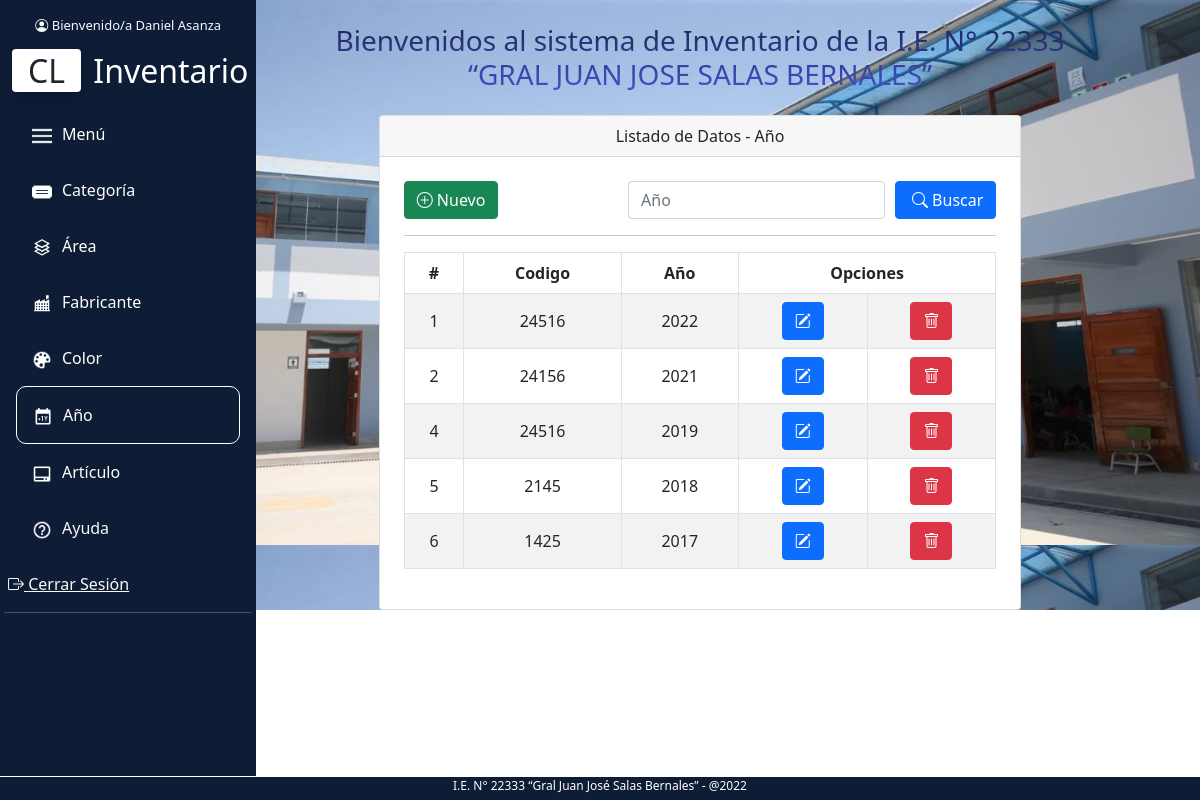
Screenshot of /index.php?c=Anio&a=index (signed in) with the database file from the repository.
### tables this page shows
CREATE TABLE `anio` (
  `id` int(5) NOT NULL,
  `codigo` int(10) NOT NULL,
  `anio` year(4) NOT NULL
);

### controllers/AnioController.php (called while the page is built, shortened)
<?php
require_once 'models/AnioModel.php';
class AnioController
{
    private $model;
    public function __construct()
    {
        $this->model = new AnioModel();
    }
    public function index()
    {
        $resultados = $this->model->listar();
        require_once 'views/opcions/anioView.php';
    }
}

### index.php (called while the page is built, shortened)
<?php
$accion =isset($_REQUEST['a'])?htmlentities($_REQUEST['a']):ACCION_PRINCIPAL;
$objetoCont = new $cont();
$objetoCont->$accion();
?>

### config/Conexion.php (called while the page is built)
<?php
class Conexion{
    public static function getConexion(){
        $database_username = 'root';
        $database_password = '';
        $dbname="proyectoinventario";
        $dsn = 'mysql:host=localhost:3308;dbname=' . $dbname;
        $conexion = null;
        try{
            $conexion = new PDO($dsn, $database_username, $database_password );
        }catch(Exception $e){
                echo $e;
                die("error " . $e->getMessage());
        }
        return $conexion;
    }
}

### models/AnioModel.php (called while the page is built, shortened)
<?php
require_once 'config/Conexion.php';
class AnioModel
{
    private $con;
    public function __construct()
    {
        $this->con = Conexion::getConexion();
    }
    public function listar()
    {
        $sql = "select * from anio";
        $stmt = $this->con->prepare($sql);
        $stmt->execute();
        $resultados = $stmt->fetchAll(PDO::FETCH_OBJ);
        return $resultados;
    }
}

### views/opcions/anioView.php (the view, shortened to what this page needs)
<?php require_once 'views/partials/encabezado.php'; ?>
<div class="container-fluid mb-2 d-block" style="margin-left:200px; background-image: url('assets/iconos/fondo.png'); background-size:contain;" id="anio">
    <div class="text-center mt-2">
        <h3 class="py-3 px-5 titulo">Bienvenidos al sistema de Inventario de la I.E.
            N° 22333<br>
            “GRAL JUAN JOSE SALAS BERNALES”</h3>
    </div>
    <div class="row justify-content-center">
        <div class="col-md-8">
            <div class="card">
                <div class="card-header text-center">
                    Listado de Datos - Año
                </div>
                <div class="p-4">
                    <div class="filtro d-flex justify-content-between">
                        <div>
                            <a href="#" data-bs-toggle="modal" data-bs-target="#exampleModal" id="botonBuscar" class="btn btn-success" role=" button" data-bs-toggle="button"><i class="bi bi-plus-circle"></i> Nuevo</a>
                        </div>
                        <form id="frmSearch" class="d-flex">
                            <input type="text" placeholder="Año" size="" class="form-control" id="txtBuscar" name="txtBuscar">
                            <button id="anio" class="btn btn-primary d-flex" style="margin-left:10px;" type="submit" name="base"> <i class="bi bi-search px-1"></i> Buscar</button>
                        </form>
                    </div>
                    <hr>
                    <table class="table align-middle table-hover  table-striped table-bordered text-center">
                        <thead>
                            <tr>
                                <th scope="col">#</th>
                                <th scope="col">Codigo</th>
                                <th scope="col">Año</th>
                                <th scope="col" colspan="2">Opciones</th>
                            </tr>
                        </thead>
                        <tbody id="tblDatos">
                            <?php
                            foreach ($resultados as $dato) {
                            ?>
                                <tr>
                                    <td><?php echo $dato->id; ?></td>
                                    <td><?php echo $dato->codigo; ?></td>
                                    <td><?php echo $dato->anio; ?></td>
                                    <td><a class="btn btn-primary" href="#" data-bs-toggle="modal" onclick="inicializarDatosUpdate(<?php echo $dato->id; ?>)" id="inicializacion" data-bs-target="#exampleModalEditar"><i class="bi bi-pencil-square"></i></a></td>
                                    <td><a onclick="return confirm('Estas seguro de eliminar?');" class="btn btn-danger " href="index.php?c=Anio&a=eliminar&id=<?php echo $dato->id; ?>"><i class="bi bi-trash"></i></a></td>
                                </tr>
                            <?php
                            }
                            ?>
                        </tbody>
                    </table>
                </div>
            </div>
        </div>
    </div>
</div>
</div>
<?php require_once 'views/partials/piedepagina.php'; ?>

### assets/css/styles.css (style rules this page uses)
body { background: #eee; }
a { text-decoration: none; }
* { box-sizing: border-box; margin: 0; padding: 0 }
body { background: #eee; font-family: 'Ubuntu', sans-serif }
.titulo { background: linear-gradient(#0e1c36,rgb(81, 91, 235)); -webkit-background-clip: text; color: transparent; }

### rows the page displays
anio: id "1", codigo "24516", anio "2022"
anio: id "2", codigo "24156", anio "2021"
anio: id "4", codigo "24516", anio "2019"
anio: id "5", codigo "2145", anio "2018"
anio: id "6", codigo "1425", anio "2017"

### other values shown
$_SESSION['nombre'] "Daniel Asanza"
